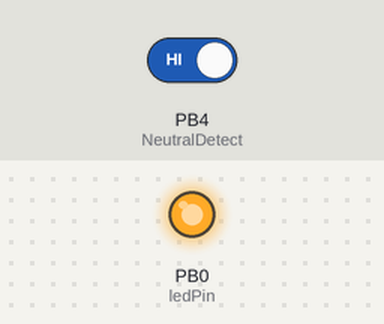
Recording of a sketch running on a simulated ATtiny85, built with avr-gcc and run on an emulated ATtiny85. Parts: output pins drawn as LEDs (lit = HIGH). Inputs (shaded band) come from the test bench; at power-on: PB4 (NeutralDetect) HIGH.

Above: at 1.2 s.
1.3 s: PB4 (NeutralDetect) driven LOW
At 3.33 s:
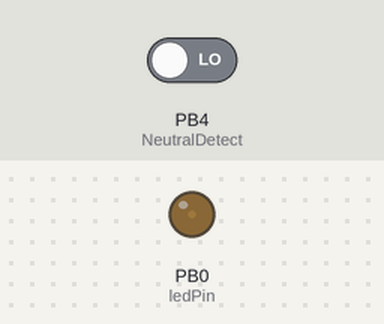
Timing chart, 0 to 10.3 s (numbered marks = the images above; inputs shaded):
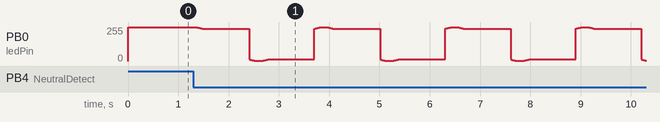

The sketch:

pulse_fader.ino
```cpp
// (licence header left out)
int NeutralDetect = 4;    // NeutralDetect signal to digital pin 4 (ATMega or ATtiny45)
//comment out below line depending on use of ATMega or ATtiny45
//int ledPin = 3;    // LED connected to digital pin 3 (ATMega)

// #define ATMEGA
#define DELAY 1

#ifdef ATMEGA
int ledPin = 3;    // LED connected to digital pin 3 (ATMega)
#else
int ledPin = 0;    // LED connected to digital pin 0 (ATtiny45)
#endif
int brightness = 0;    // how bright the LED is
int fadeAmount1 = 1;    // how many points to fade the LED by
int fadeAmount2 = 4;    // how many points to fade the LED by

void setup()
{
    pinMode(NeutralDetect, INPUT);
    pinMode(ledPin, OUTPUT);
}
int count = 0;

void loop(){
  digitalWrite(NeutralDetect, LOW);
  int NDValue = digitalRead(NeutralDetect);
  float val = cos(count++ / 300.) * 127 + 255 - 127;
  if (NDValue == LOW){
    analogWrite(ledPin, (int)val);
  }
  else{
    count = 0;
    digitalWrite(ledPin,HIGH);
  }
  delay(DELAY);
}

void anools_loop()
{
   // read the value of the NeutralDetect pin:
  int NDValue = digitalRead(NeutralDetect);

    // if the digital value is low , PWM the LED:
  if (NDValue == LOW)
{
  // set the brightness of LED:
  analogWrite(ledPin, brightness);

  // change the brightness for next time through the loop:
  brightness = brightness + fadeAmount1;

  if (brightness == 224 || brightness == 255) {
  brightness = brightness + fadeAmount2;
  }


  // reverse the direction of the fading at the ends of the fade:
  if (brightness == 255 || brightness == 224) {
    fadeAmount2 = -fadeAmount2 ;
  }

  if (brightness == 223 || brightness == 0) {
    fadeAmount1 = -fadeAmount1 ;
  }


  // wait for milliseconds to see the dimming effect
  delay(10);
}
   else
    {
    digitalWrite(ledPin,HIGH);
    }
}
```
